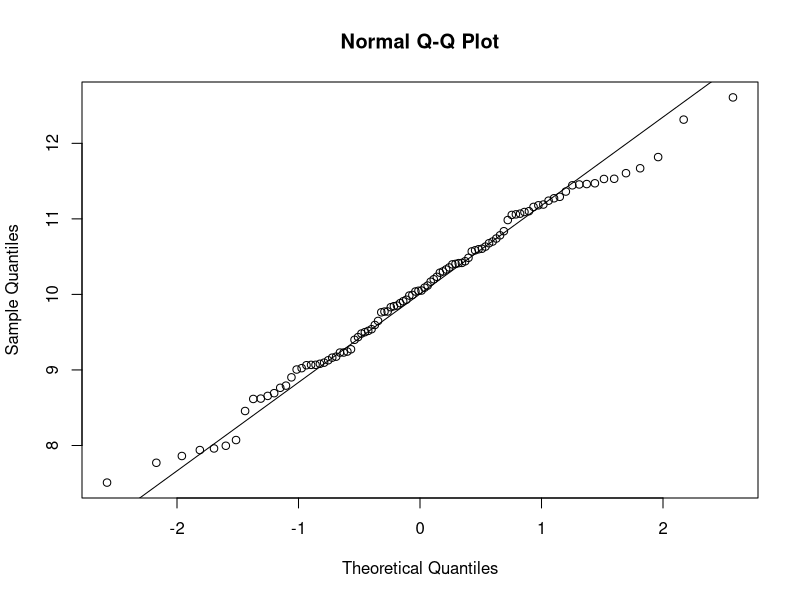
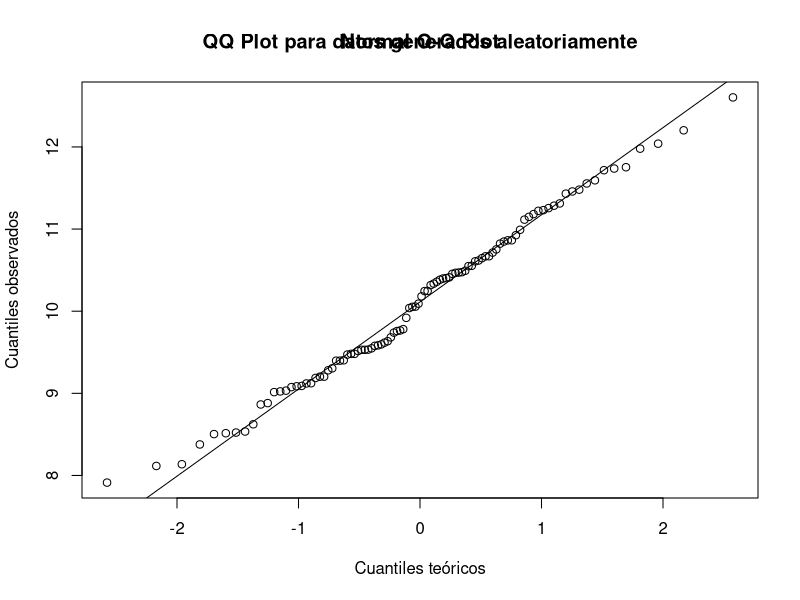
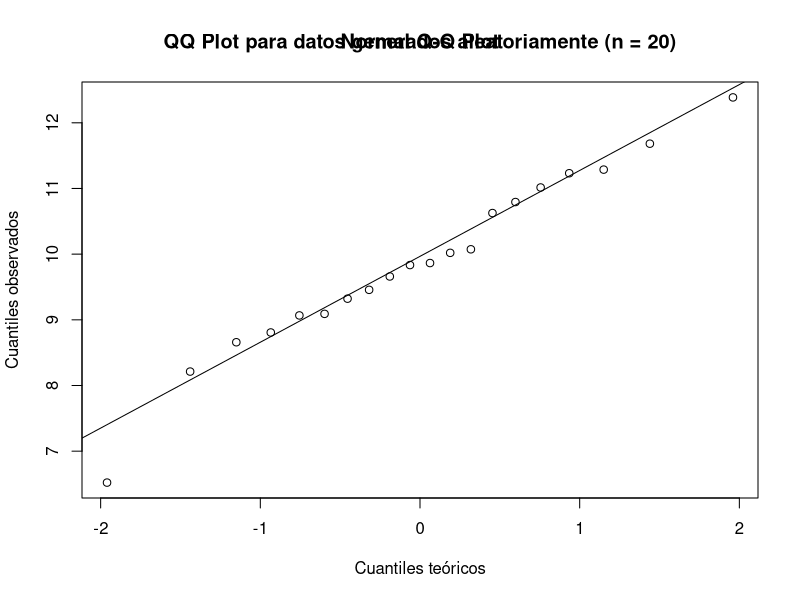
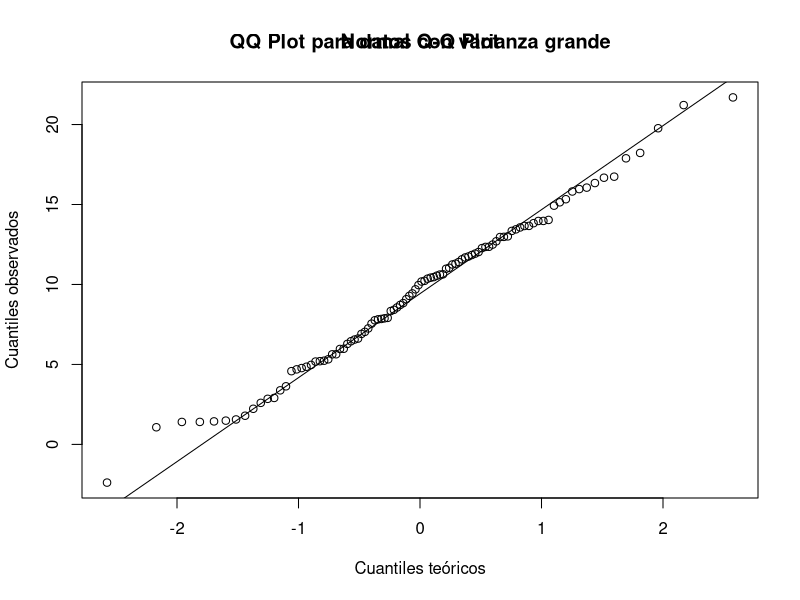
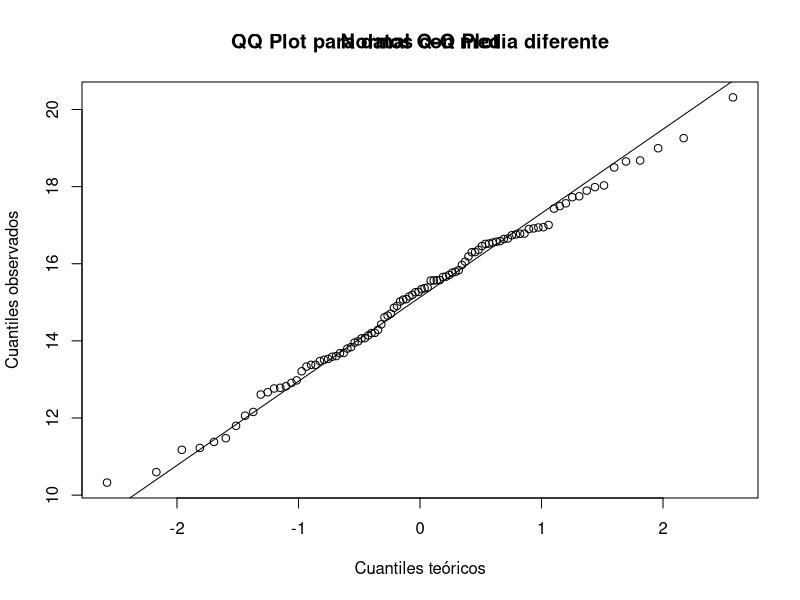
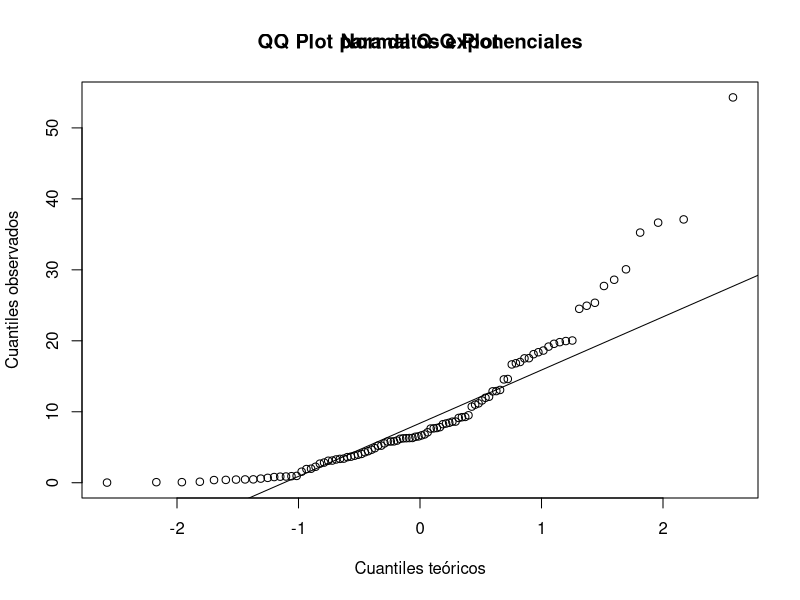
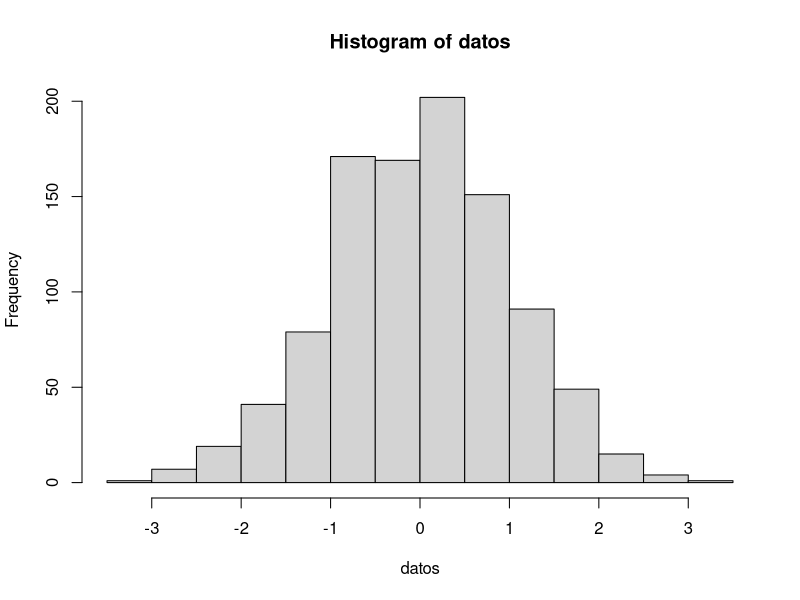
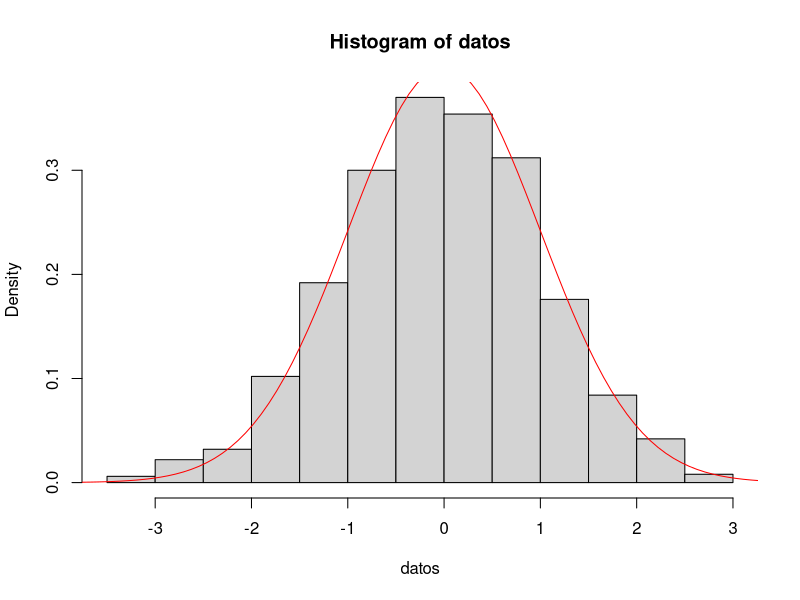

Recreate these plots in R, in order.
## ---- chunk 1

## ---- chunk 2
#hist()
#qqnorm()
#qqline()
## ---- chunk 3
datos <- rnorm(100, mean = 10)
qqnorm(datos)
qqline(datos)
## ---- chunk 4
datos <- rnorm(100, mean = 10)
qqnorm(datos, xlab = "Cuantiles teóricos", ylab = "Cuantiles observados")
qqline(datos)
title(main = "QQ Plot para datos generados aleatoriamente")

## ---- chunk 5
datos <- rnorm(20, mean = 10)
qqnorm(datos, xlab = "Cuantiles teóricos", ylab = "Cuantiles observados")
qqline(datos)
title(main = "QQ Plot para datos generados aleatoriamente (n = 20)")

## ---- chunk 6
# Generar datos con varianza grande
datos_varianza_grande <- rnorm(100, mean = 10, sd = 5)

# Crear QQ plot
qqnorm(datos_varianza_grande, xlab = "Cuantiles teóricos", ylab = "Cuantiles observados")
qqline(datos_varianza_grande)
title(main = "QQ Plot para datos con varianza grande")

## ---- chunk 7
# Generar datos con media diferente
datos_media_diferente <- rnorm(100, mean = 15, sd = 2)

# Crear QQ plot
qqnorm(datos_media_diferente, xlab = "Cuantiles teóricos", ylab = "Cuantiles observados")
qqline(datos_media_diferente)
title(main = "QQ Plot para datos con media diferente")

## ---- chunk 8
# Generar datos exponenciales
datos_exponenciales <- rexp(100, rate = 0.1)

# Crear QQ plot
qqnorm(datos_exponenciales, xlab = "Cuantiles teóricos", ylab = "Cuantiles observados")
qqline(datos_exponenciales)
title(main = "QQ Plot para datos exponenciales")

## ---- chunk 9
datos <- rnorm(1000) #1000 muestras de una densidad normal
hist(datos)

## ---- chunk 10
datos <- rnorm(1000) # muestras normales con media 0 y var 1.
teorica <- dnorm(seq(-4,4, length=100),mean = 0, sd = 1)
hist(datos,freq = FALSE)
lines(seq(-4,4, length=100),teorica, col="red")
## ---- chunk 11
N <- 10 # número de medias (es decir número de muestras)
M <- 100 # número de la longitud de cada serie de datos
medias <- numeric(N) # Vector que guardará las medias

for(i in 1:N)
{
  datos <- rnorm(M)
  medias[i] <- mean(datos)
  
}
hist(medias)
qqnorm(medias)
qqline(medias)
